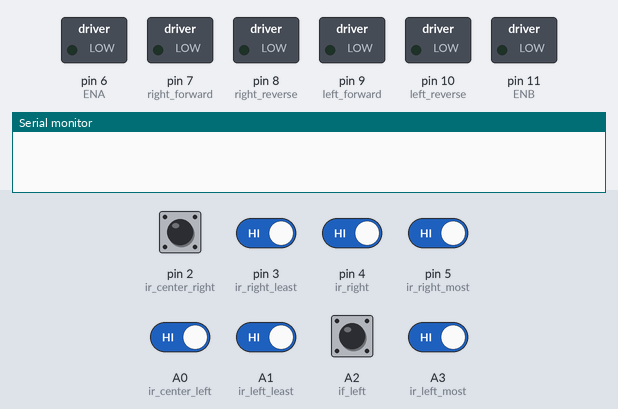
Recording of a sketch running on a simulated Arduino Uno, built with avr-gcc and run on an emulated ATmega328P. Shown: switched loads named in the sketch (green lamp = pin HIGH), the last lines printed to the serial monitor. The test bench sets the inputs (shaded band); at power-on: A0 (ir_center_left), A1 (ir_left_least), A3 (ir_left_most), pin 2 (ir_center_right), pin 3 (ir_right_least), pin 4 (ir_right), pin 5 (ir_right_most) HIGH, A2 (if_left) LOW.

Above: at 0.1 s.
At 2.7 s:
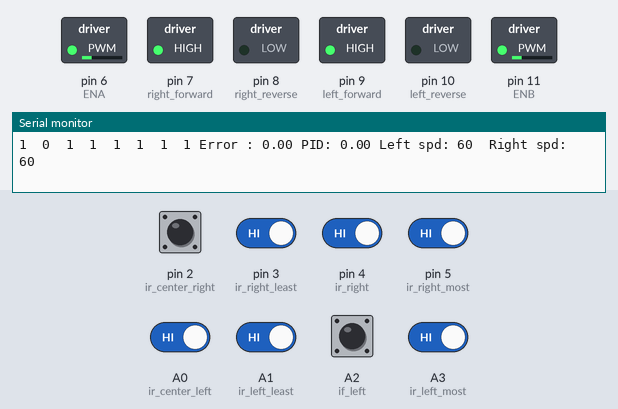
2.8 s: A2 (if_left) pulled HIGH for 0.15 s
5.9 s: A2 (if_left) pulled HIGH for 1 s
9.9 s: A2 (if_left) driven HIGH
12.9 s: pin 2 (ir_center_right) driven LOW
15.9 s: pin 2 (ir_center_right) driven HIGH
18.9 s: pin 2 (ir_center_right) pulsed LOW 2 times (0.12 s each, 0.3 s apart)
Timing chart, 0 to 21.9 s (numbered marks = the images above; inputs shaded):
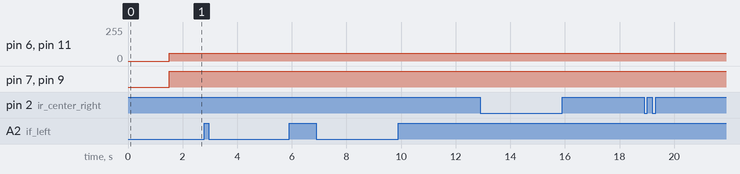

The sketch:

basic_run.ino
```cpp
#define ir_left_most A3
#define if_left A2
#define ir_left_least A1
#define ir_center_left A0
#define ir_center_right 2
#define ir_right_least 3
#define ir_right 4
#define ir_right_most 5

// Motor Pins
#define ENA 6
#define right_forward 7
#define right_reverse 8
#define left_forward 9
#define left_reverse 10
#define ENB 11

// error definations
#define sharp_left_found 100
#define sharp_right_found 101
#define all_white_found 102
#define all_black_found 103
#define left_deflection_7 7
#define left_deflection_6 6
#define left_deflection_5 5
#define left_deflection_4 4
#define left_deflection_3 3
#define left_deflection_2 2
#define left_deflection_1 1
#define middle_of_line_found 0
#define right_deflection_1 -1
#define right_deflection_2 -2
#define right_deflection_3 -3
#define right_deflection_4 -4
#define right_deflection_5 -5
#define right_deflection_6 -6
#define right_deflection_7 -7
#define array_length(x) (sizeof(x) / sizeof(x[0]))

int ir_sensor_readings[8] = { 0, 0, 0, 0, 0, 0, 0, 0 };
int size_of_array = 8;
int left_motor_speed = 0;
int right_motor_speed = 0;
int initial_motor_speed = 60;
int sharp_turn_speed = 60;
int default_speed = initial_motor_speed;
// PID Constants
float Kp = 8.00;
float Ki = 0;
float Kd = 10.00;

// PID Variables
float error = 0, P = 0, I = 0, D = 0, PID_value = 0;
float previous_error = 0, previous_I = 0;
int flag = 0;
/***************************************************************************************  Void Setup  **************************************************************************************/
void setup() {
  pinMode(ir_left_most, INPUT);
  pinMode(if_left, INPUT);
  pinMode(ir_left_least, INPUT);
  pinMode(ir_center_left, INPUT);
  pinMode(ir_center_right, INPUT);
  pinMode(ir_right_least, INPUT);
  pinMode(ir_right, INPUT);
  pinMode(ir_right_most, INPUT);
  pinMode(right_forward, OUTPUT);
  pinMode(right_reverse, OUTPUT);
  pinMode(left_forward, OUTPUT);
  pinMode(left_reverse, OUTPUT);
  pinMode(ENA, OUTPUT);
  pinMode(ENB, OUTPUT);
  Serial.begin(9600);
  delay(500);
  Serial.println("Started !!");
  delay(1000);
}

void read_ir_sensor_values();
void forward(int left_speed = default_speed, int right_speed = default_speed);
void reverse(int left_speed = default_speed, int right_speed = default_speed);
void sharp_left_turn(int left_speed = sharp_turn_speed, int right_speed = sharp_turn_speed);
void sharp_right_turn(int left_speed = sharp_turn_speed, int right_speed = sharp_turn_speed);
void stop_bot();
bool ir_value_check(int a[], int b[][8], int possible_matches);
void handleSpecialErrors();
void loop() {
  read_ir_sensor_values();
  calculate_pid();
  motor_control();
}

bool ir_value_check(int a[], int b[][8], int possible_matches = 1) {
  int noMatch = 0;
  for (int j = 0; j < possible_matches; j++) {
    for (int i = 0; i < size_of_array; i++) {
      if (a[i] != b[j][i]) {
        noMatch++;
        break;
      }
    }
  }
  if (noMatch == possible_matches) return false;
  return true;
}

void read_ir_sensor_values() {
  // IR reading ..........
  ir_sensor_readings[0] = digitalRead(ir_left_most);  //  analogRead digitalRead
  ir_sensor_readings[1] = digitalRead(if_left);
  ir_sensor_readings[2] = digitalRead(ir_left_least);
  ir_sensor_readings[3] = digitalRead(ir_center_left);
  ir_sensor_readings[4] = digitalRead(ir_center_right);
  ir_sensor_readings[5] = digitalRead(ir_right_least);
  ir_sensor_readings[6] = digitalRead(ir_right);
  ir_sensor_readings[7] = digitalRead(ir_right_most);
  Serial.print(ir_sensor_readings[0]);
  Serial.print("\t");
  Serial.print(ir_sensor_readings[1]);
  Serial.print("\t");
  Serial.print(ir_sensor_readings[2]);
  Serial.print("\t");
  Serial.print(ir_sensor_readings[3]);
  Serial.print("\t");
  Serial.print(ir_sensor_readings[4]);
  Serial.print("\t");
  Serial.print(ir_sensor_readings[5]);
  Serial.print("\t");
  Serial.print(ir_sensor_readings[6]);
  Serial.print("\t");
  Serial.print(ir_sensor_readings[7]);
  int white[1][8] = { { 0, 0, 0, 0, 0, 0, 0, 0 } };
  int black[1][8] = { { 1, 1, 1, 1, 1, 1, 1, 1 } };
  int sharp_left[3][8] = {
    { 1, 1, 1, 1, 1, 0, 0, 0 },
    { 1, 1, 1, 1, 0, 0, 0, 0 },
    { 1, 1, 1, 0, 0, 0, 0, 0 }
  };
  int sharp_right[3][8] = {
    { 0, 0, 0, 1, 1, 1, 1, 1 },
    { 0, 0, 0, 0, 1, 1, 1, 1 },
    { 0, 0, 0, 0, 0, 1, 1, 1 }
  };
  int err_l7[1][8] = { { 1, 0, 0, 0, 0, 0, 0, 0 } };
  int err_l6[1][8] = { { 1, 1, 0, 0, 0, 0, 0, 0 } };
  int err_l5[1][8] = { { 0, 1, 0, 0, 0, 0, 0, 0 } };
  int err_l4[1][8] = { { 0, 1, 1, 0, 0, 0, 0, 0 } };
  int err_l3[1][8] = { { 0, 0, 1, 0, 0, 0, 0, 0 } };
  int err_l2[1][8] = { { 0, 0, 1, 1, 0, 0, 0, 0 } };
  int err_l1[1][8] = { { 0, 0, 0, 1, 0, 0, 0, 0 } };
  int err_c0[1][8] = { { 0, 0, 0, 1, 1, 0, 0, 0 } };
  int err_r1[1][8] = { { 0, 0, 0, 0, 1, 0, 0, 0 } };
  int err_r2[1][8] = { { 0, 0, 0, 0, 1, 1, 0, 0 } };
  int err_r3[1][8] = { { 0, 0, 0, 0, 0, 1, 0, 0 } };
  int err_r4[1][8] = { { 0, 0, 0, 0, 0, 1, 1, 0 } };
  int err_r5[1][8] = { { 0, 0, 0, 0, 0, 0, 1, 0 } };
  int err_r6[1][8] = { { 0, 0, 0, 0, 0, 0, 1, 1 } };
  int err_r7[1][8] = { { 0, 0, 0, 0, 0, 0, 0, 0 } };

  error = middle_of_line_found;

  if (ir_value_check(ir_sensor_readings, white, array_length(white))) {
    error = all_white_found;
  }
  if (ir_value_check(ir_sensor_readings, black, array_length(black))) {
    error = all_black_found;
  }
  if (ir_value_check(ir_sensor_readings, sharp_left, array_length(sharp_left))) {
    error = sharp_left_found;
  }
  if (ir_value_check(ir_sensor_readings, sharp_right, array_length(sharp_right))) {
    error = sharp_right_found;
  }
  if (ir_value_check(ir_sensor_readings, err_l7, array_length(err_l7))) {
    error = left_deflection_7;
  }
  if (ir_value_check(ir_sensor_readings, err_l6, array_length(err_l6))) {
    error = left_deflection_6;
  }
  if (ir_value_check(ir_sensor_readings, err_l5, array_length(err_l5))) {
    error = left_deflection_5;
  }
  if (ir_value_check(ir_sensor_readings, err_l4, array_length(err_l4))) {
    error = left_deflection_4;
  }
  if (ir_value_check(ir_sensor_readings, err_l3, array_length(err_l3))) {
    error = left_deflection_3;
  }
  if (ir_value_check(ir_sensor_readings, err_l2, array_length(err_l2))) {
    error = left_deflection_2;
  }
  if (ir_value_check(ir_sensor_readings, err_l1, array_length(err_l1))) {
    error = left_deflection_1;
  }
  if (ir_value_check(ir_sensor_readings, err_c0, array_length(err_c0))) {
    error = middle_of_line_found;
  }
  if (ir_value_check(ir_sensor_readings, err_r1, array_length(err_r1))) {
    error = right_deflection_1;
  }
  if (ir_value_check(ir_sensor_readings, err_r2, array_length(err_r2))) {
    error = right_deflection_2;
  }
  if (ir_value_check(ir_sensor_readings, err_r3, array_length(err_r3))) {
    error = right_deflection_3;
  }
  if (ir_value_check(ir_sensor_readings, err_r4, array_length(err_r4))) {
    error = right_deflection_4;
  }
  if (ir_value_check(ir_sensor_readings, err_r5, array_length(err_r5))) {
    error = right_deflection_5;
  }
  if (ir_value_check(ir_sensor_readings, err_r6, array_length(err_r6))) {
    error = right_deflection_6;
  }
  if (ir_value_check(ir_sensor_readings, err_r7, array_length(err_r7))) {
    error = right_deflection_7;
  }
}

void handleSpecialErrors(){
  forward();
  delay(50);
  if(error==sharp_left_found){
    do{
      read_ir_sensor_values();
      sharp_left_turn();
    }while(error < right_deflection_2 || error > left_deflection_2);
    return ;
  }
  if(error==sharp_right_found){
    do{
      read_ir_sensor_values();
      sharp_right_turn();
    }while(error < right_deflection_2 || error > left_deflection_2);
    return ;
  }
  if(error==all_white_found){
    do{
      read_ir_sensor_values();
      sharp_left_turn();
    }while(error < right_deflection_2 || error > left_deflection_2);
    return ;
  }
  stop_bot();
}

void calculate_pid() {
  if (error > 10){
    // handleSpecialErrors();
    return;
  }
  Serial.print(" Error : ");
  Serial.print(error);
  Serial.print(" ");
  P = error;
  I = I + previous_I;
  D = error - previous_error;
  PID_value = (Kp * P) + (Ki * I) + (Kd * D);
  Serial.print("PID: ");
  Serial.print(PID_value);
  previous_I = I;
  previous_error = error;
}

void forward(int left_speed = default_speed, int right_speed = default_speed) {
  Serial.print(" ");
  Serial.print("Left spd: ");
  Serial.print(left_speed);
  Serial.print(" ");
  Serial.print(" Right spd: ");
  Serial.print(right_speed);
  Serial.print("\n");
  analogWrite(ENA, left_speed);
  analogWrite(ENB, right_speed);
  digitalWrite(left_forward, HIGH);
  digitalWrite(left_reverse, LOW);
  digitalWrite(right_forward, HIGH);
  digitalWrite(right_reverse, LOW);
}
void reverse(int left_speed = default_speed, int right_speed = default_speed) {
  analogWrite(ENA, left_speed);
  analogWrite(ENB, right_speed);
  digitalWrite(left_forward, LOW);
  digitalWrite(left_reverse, HIGH);
  digitalWrite(right_forward, LOW);
  digitalWrite(right_reverse, HIGH);
}
void sharp_left_turn(int left_speed = sharp_turn_speed, int right_speed = sharp_turn_speed) {
  analogWrite(ENA, left_speed);
  analogWrite(ENB, right_speed);
  digitalWrite(left_forward, HIGH);
  digitalWrite(left_reverse, LOW);
  digitalWrite(right_forward, LOW);
  digitalWrite(right_reverse, HIGH);
}
void sharp_right_turn(int left_speed = sharp_turn_speed, int right_speed = sharp_turn_speed) {
  analogWrite(ENA, left_speed);
  analogWrite(ENB, right_speed);
  digitalWrite(left_forward, LOW);
  digitalWrite(left_reverse, HIGH);
  digitalWrite(right_forward, HIGH);
  digitalWrite(right_reverse, LOW);
}
void stop_bot() {
  analogWrite(ENA, 0);
  analogWrite(ENB, 0);
  digitalWrite(left_forward, LOW);
  digitalWrite(left_reverse, LOW);
  digitalWrite(right_forward, LOW);
  digitalWrite(right_reverse, LOW);
}
void motor_control() {
  // Calculating the effective motor speed:
  int left_motor_speed = initial_motor_speed - PID_value;
  int right_motor_speed = initial_motor_speed + PID_value;
  // The motor speed should not exceed the max PWM value
  left_motor_speed = constrain(left_motor_speed, 0, 255);
  right_motor_speed = constrain(right_motor_speed, 0, 255);
  forward(left_motor_speed, right_motor_speed);
}
```
